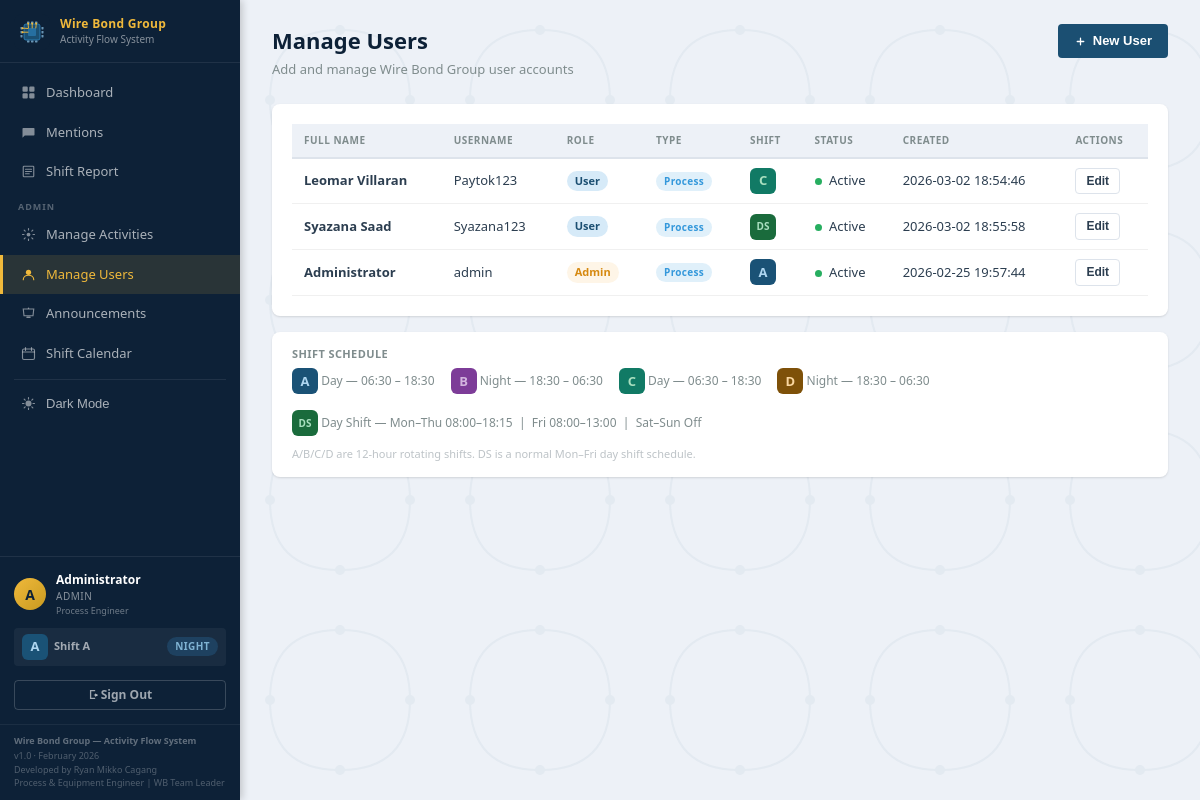
Page /admin/users (signed in) on the committed database.
### tables this page shows
CREATE TABLE users (
        id          INTEGER PRIMARY KEY AUTOINCREMENT,
        username    TEXT    UNIQUE NOT NULL,
        password    TEXT    NOT NULL,
        full_name   TEXT    NOT NULL,
        role        TEXT    DEFAULT 'user',
        shift       TEXT    DEFAULT 'A',
        is_active   INTEGER DEFAULT 1,
        created_at  TEXT    DEFAULT (datetime('now','localtime'))
    , engineer_type TEXT DEFAULT 'Process');

### app.py (the view)
@app.route('/admin/users')
@admin_required
def admin_users():
    db = get_db()
    users = db.execute("SELECT * FROM users ORDER BY role DESC, full_name").fetchall()
    return render_template('admin_users.html', users=users)

### app.py (called while the page is built, shortened)
def get_db():
    if 'db' not in g:
        g.db = sqlite3.connect(app.config['DATABASE'])
        g.db.row_factory = sqlite3.Row
        g.db.execute("PRAGMA journal_mode=WAL")
        g.db.execute("PRAGMA foreign_keys=ON")
    return g.db

def current_shift():
    return session.get('shift', 'A')

def current_time_slot():
    now = datetime.now()
    shift = session.get('shift', 'A')
    t = now.hour + now.minute / 60.0
    return 'Day' if 6.5 <= t < 18.5 else 'Night'

def admin_required(f):
    @wraps(f)
    def decorated(*args, **kwargs):
        if 'user_id' not in session:
            flash('Please log in first.', 'warning')
            return redirect(url_for('login'))
        if session.get('role') != 'admin':
            flash('Admin access required.', 'danger')
            return redirect(url_for('dashboard'))
        return f(*args, **kwargs)
    return decorated

### templates/admin_users.html (shortened to what this page needs)
{% extends 'base.html' %}
{% block content %}
<div class="page-header">
    <div>
        <h1 class="page-title">Manage Users</h1>
        <p class="page-subtitle">Add and manage Wire Bond Group user accounts</p>
    </div>
    <button class="btn btn-primary" onclick="toggleModal('createUserModal')">
        <svg style="width:13px;height:13px;vertical-align:middle;" viewBox="0 0 20 20" fill="currentColor"><path d="M10 4a1 1 0 011 1v4h4a1 1 0 010 2h-4v4a1 1 0 01-2 0v-4H5a1 1 0 010-2h4V5a1 1 0 011-1z"/></svg>
        New User
    </button>
</div>
<div class="card">
    <div class="table-wrapper">
        <table class="data-table">
            <thead>
                <tr>
                    <th>Full Name</th>
                    <th>Username</th>
                    <th>Role</th>
                    <th>Type</th>
                    <th>Shift</th>
                    <th>Status</th>
                    <th>Created</th>
                    <th>Actions</th>
                </tr>
            </thead>
            <tbody>
                {% for u in users %}
                <tr class="{% if not u.is_active %}row-inactive{% endif %}">
                    <td><strong>{{ u.full_name }}</strong></td>
                    <td>{{ u.username }}</td>
                    <td><span class="role-badge role-{{ u.role }}">{{ u.role | title }}</span></td>
                    <td><span class="engineer-type-badge eng-{{ (u.engineer_type or 'Process') | lower }}">{{ (u.engineer_type or 'Process') }}</span></td>
                    <td>
                        <span class="shift-letter-badge shift-{{ u.shift | lower }}">
                            {{ u.shift }}
                        </span>
                    </td>
                    <td>
                        {% if u.is_active %}
                        <span class="status-dot active"></span> Active
                        {% else %}
                        <span class="status-dot inactive"></span> Inactive
                        {% endif %}
                    </td>
                    <td>{{ u.created_at }}</td>
                    <td>
                        <button class="btn btn-sm btn-outline" onclick="openEditUserModal({{ u.id }}, '{{ u.full_name | replace("'", "\\'") }}', '{{ u.role }}', '{{ u.shift }}', {{ 1 if u.is_active else 0 }}, '{{ u.engineer_type or 'Process' }}')">Edit</button>
                    </td>
                </tr>
                {% endfor %}
            </tbody>
        </table>
    </div>
</div>
<div class="card" style="padding:14px 20px;">
    <div class="shift-legend">
        <span class="shift-legend-title">Shift Schedule</span>
        <div class="shift-legend-items">
            <span><span class="shift-letter-badge shift-a">A</span> Day &mdash; 06:30 – 18:30</span>
            <span><span class="shift-letter-badge shift-b">B</span> Night &mdash; 18:30 – 06:30</span>
            <span><span class="shift-letter-badge shift-c">C</span> Day &mdash; 06:30 – 18:30</span>
            <span><span class="shift-letter-badge shift-d">D</span> Night &mdash; 18:30 – 06:30</span>
            <span><span class="shift-letter-badge shift-ds">DS</span> Day Shift &mdash; Mon–Thu 08:00–18:15 &nbsp;|&nbsp; Fri 08:00–13:00 &nbsp;|&nbsp; Sat–Sun Off</span>
        </div>
        <span class="form-hint" style="margin-top:4px;">A/B/C/D are 12-hour rotating shifts. DS is a normal Mon–Fri day shift schedule.</span>
    </div>
</div>
{% endblock %}

### templates/base.html (shortened to what this page needs)
<!DOCTYPE html>
<html lang="en" data-theme="light">
<head>
    <link rel="stylesheet" href="{{ url_for('static', filename='css/style.css') }}">
</head>
<body>
{% if session.get('user_id') %}
<nav class="navbar">
    <div class="nav-brand">
        <div class="nav-brand-text">
            <span class="nav-title">Wire Bond Group</span>
            <span class="nav-subtitle">Activity Flow System</span>
        </div>
    </div>
    <div class="nav-links">
        <a href="{{ url_for('dashboard') }}" class="nav-link {% if request.endpoint == 'dashboard' %}active{% endif %}">
            Dashboard
        </a>
        <a href="{{ url_for('my_mentions') }}" class="nav-link {% if request.endpoint == 'my_mentions' %}active{% endif %}">
            <svg class="nav-icon-svg" viewBox="0 0 20 20"><path d="M3 4h14a1 1 0 011 1v8a1 1 0 01-1 1H5l-3 3V5a1 1 0 011-1z" fill="currentColor"/></svg>
            Mentions
        </a>
        <a href="{{ url_for('generate_report') }}" class="nav-link {% if request.endpoint == 'generate_report' %}active{% endif %}">
            <svg class="nav-icon-svg" viewBox="0 0 20 20"><path d="M4 3h12a1 1 0 011 1v12a1 1 0 01-1 1H4a1 1 0 01-1-1V4a1 1 0 011-1z" fill="none" stroke="currentColor" stroke-width="1.5"/><path d="M6 7h8M6 10h8M6 13h5" stroke="currentColor" stroke-width="1.5" stroke-linecap="round"/></svg>
            Shift Report
        </a>
        {% if session.get('role') == 'admin' %}
        <div class="nav-section-label">ADMIN</div>
        <a href="{{ url_for('admin_activities') }}" class="nav-link {% if request.endpoint in ['admin_activities'] %}active{% endif %}">
            <svg class="nav-icon-svg" viewBox="0 0 20 20"><circle cx="10" cy="10" r="2.5" fill="currentColor"/><path d="M10 2v2M10 16v2M2 10h2M16 10h2M4.2 4.2l1.4 1.4M14.4 14.4l1.4 1.4M4.2 15.8l1.4-1.4M14.4 5.6l1.4-1.4" stroke="currentColor" stroke-width="1.5" stroke-linecap="round"/></svg>
            Manage Activities
        </a>
        <a href="{{ url_for('admin_users') }}" class="nav-link {% if request.endpoint == 'admin_users' %}active{% endif %}">
            <svg class="nav-icon-svg" viewBox="0 0 20 20"><circle cx="10" cy="7" r="3.5" fill="currentColor"/><path d="M3 17c0-3.5 3.1-6 7-6s7 2.5 7 6" stroke="currentColor" stroke-width="1.5" fill="none" stroke-linecap="round"/></svg>
            Manage Users
        </a>
        <a href="{{ url_for('admin_announcements') }}" class="nav-link {% if request.endpoint == 'admin_announcements' %}active{% endif %}">
            <svg class="nav-icon-svg" viewBox="0 0 20 20"><path d="M3 4h14l-1 9H4L3 4z" fill="none" stroke="currentColor" stroke-width="1.5"/><path d="M8 15h4" stroke="currentColor" stroke-width="2" stroke-linecap="round"/><circle cx="10" cy="3" r="1" fill="currentColor"/></svg>
            Announcements
        </a>
        <a href="{{ url_for('admin_calendar') }}" class="nav-link {% if request.endpoint == 'admin_calendar' %}active{% endif %}">
            <svg class="nav-icon-svg" viewBox="0 0 20 20"><rect x="2" y="4" width="16" height="14" rx="2" fill="none" stroke="currentColor" stroke-width="1.5"/><path d="M2 8h16M6 2v4M14 2v4" stroke="currentColor" stroke-width="1.5" stroke-linecap="round"/></svg>
            Shift Calendar
        </a>
        {% endif %}
        <div class="nav-divider"></div>
        <button class="nav-link theme-toggle-btn" id="theme-toggle" onclick="toggleTheme()" title="Toggle dark mode">
            <svg class="nav-icon-svg theme-icon-sun" viewBox="0 0 20 20"><circle cx="10" cy="10" r="4" fill="currentColor"/><path d="M10 2v2M10 16v2M2 10h2M16 10h2M4.2 4.2l1.4 1.4M14.4 14.4l1.4 1.4M4.2 15.8l1.4-1.4M14.4 5.6l1.4-1.4" stroke="currentColor" stroke-width="1.5" stroke-linecap="round"/></svg>
            <span class="theme-label">Dark Mode</span>
        </button>
    </div>
    <div class="nav-user">
        <div class="nav-user-identity">
            <div class="nav-user-avatar">{{ session.get('full_name', 'U')[0] }}</div>
            <div class="nav-user-details">
                <span class="user-name">{{ session.get('full_name', 'User') }}</span>
                <span class="user-role">{{ session.get('role', 'user') | title }}</span>
                <span class="user-engineer-type">{{ session.get('engineer_type', 'Process') }} Engineer</span>
            </div>
        </div>
        <div class="nav-shift-info">
            <span class="shift-letter-badge shift-{{ session.get('shift','A') | lower }}">{{ session.get('shift','A') }}</span>
            <span class="nav-shift-label">Shift {{ session.get('shift','A') }}</span>
            <span class="time-slot-pill time-slot-{{ time_slot | lower }}">{{ time_slot }}</span>
        </div>
        <a href="{{ url_for('logout') }}" class="btn-outline-nav">
            <svg style="width:13px;height:13px;" viewBox="0 0 20 20" fill="currentColor"><path d="M3 3h8v2H5v10h6v2H3V3z"/><path d="M11 8l4 3-4 3V8z"/><rect x="9" y="10" width="6" height="1.5" rx=".5"/></svg>
            Sign Out
        </a>
    </div>
    <div class="nav-software-info">
        <span class="nav-software-title">Wire Bond Group — Activity Flow System</span>
        <span>v1.0 &middot; February 2026</span>
        <span>Developed by Ryan Mikko Cagang</span>
        <span>Process &amp; Equipment Engineer | WB Team Leader</span>
    </div>
</nav>
{% endif %}
<main class="main-content {% if not session.get('user_id') %}no-nav{% endif %}">
    {% block content %}{% endblock %}
</main>
</body>
</html>

### rows in the picture
users: get "Administrator", full_name "Administrator", username "admin", role "Admin", engineer_type "Process", shift "A", is_active 1 (drawn), created_at "2026-02-25 19:57:44"
users: full_name "Leomar Villaran", username "Paytok123", role "User", engineer_type "Process", shift "C", is_active 1 (drawn), created_at "2026-03-02 18:54:46"
users: full_name "Syazana Saad", username "Syazana123", role "User", engineer_type "Process", shift "DS", is_active 1 (drawn), created_at "2026-03-02 18:55:58"

### other values in the picture
{{ session.get('full_name', 'U')[0] }} "A"
{{ session.get('role', 'user') | title }} "ADMIN"
{{ session.get('engineer_type', 'Process') }} "Process"
{{ session.get('shift','A') }} "A"
{{ time_slot }} "NIGHT"
